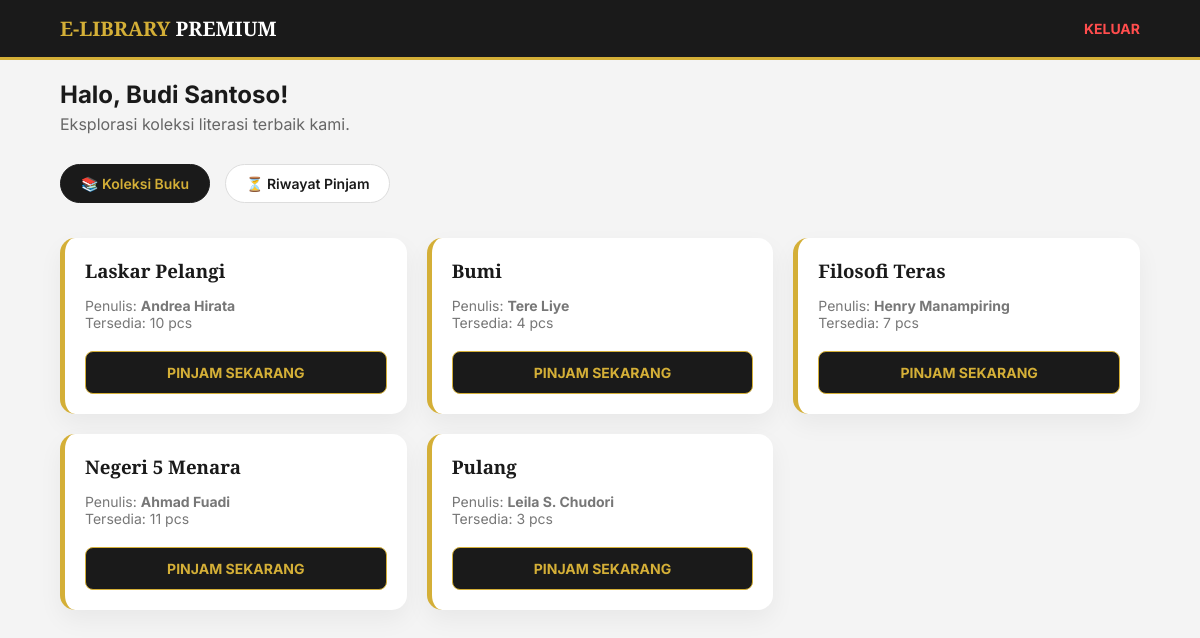
Screenshot of /dashboard_user.php (signed in) with the database file from the repository.
### tables this page shows
CREATE TABLE `buku` (
  `id_buku` int(11) NOT NULL,
  `judul` varchar(255) NOT NULL,
  `penulis` varchar(100) DEFAULT NULL,
  `penerbit` varchar(100) DEFAULT NULL,
  `stok` int(11) DEFAULT 0
);

### dashboard_user.php (the view, shortened to what this page needs)
<?php
include 'db/koneksi.php';
?>
<!DOCTYPE html>
<html lang="id">
<head>
</head>
<body>
    <div class="navbar">
        <h1>E-LIBRARY <span style="color:white;">PREMIUM</span></h1>
        <a href="logout.php" style="color: #ff4d4d; text-decoration: none; font-size: 14px; font-weight: bold;">KELUAR</a>
    </div>
    <div class="container">
        <div class="welcome-section">
            <h2>Halo, <?= $_SESSION['nama']; ?>!</h2>
            <p>Eksplorasi koleksi literasi terbaik kami.</p>
        </div>
        <div class="nav-menu">
            <a href="dashboard_user.php" class="nav-link active">📚 Koleksi Buku</a>
            <a href="riwayat_pinjam.php" class="nav-link">⏳ Riwayat Pinjam</a>
        </div>
        <div class="book-grid">
            <?php
            $res = mysqli_query($conn, "SELECT * FROM buku WHERE stok > 0");
            while($row = mysqli_fetch_assoc($res)) { ?>
            <div class="book-card">
                <h3><?= $row['judul']; ?></h3>
                <p>Penulis: <strong><?= $row['penulis']; ?></strong><br>
                Tersedia: <?= $row['stok']; ?> pcs</p>
                <a href="dashboard_user.php?pinjam=<?= $row['id_buku']; ?>" class="btn-gold">PINJAM SEKARANG</a>
            </div>
            <?php } ?>
        </div>
    </div>
</body>
</html>

### dashboard_user.php (style rules this page uses)
:root { --gold: #D4AF37; --gold-dark: #B8860B; --dark: #1a1a1a; --light: #ffffff; --gray: #f4f4f4; }
body { font-family: 'Inter', sans-serif; margin: 0; background: var(--gray); color: var(--dark); }
.navbar { background: var(--dark); padding: 15px 5%; display: flex; justify-content: space-between; align-items: center; color: var(--gold); position: sticky; top: 0; z-index: 1000; border-bottom: 3px solid var(--gold); }
.navbar h1 { font-family: 'Playfair Display', serif; margin: 0; font-size: 20px; }
.container { padding: 20px 5%; max-width: 1200px; margin: auto; }
.welcome-section { margin-bottom: 30px; }
.welcome-section h2 { margin: 0; color: var(--dark); }
.welcome-section p { color: #666; margin-top: 5px; }
.nav-menu { display: flex; gap: 15px; margin-bottom: 25px; overflow-x: auto; padding-bottom: 10px; }
.nav-link { text-decoration: none; color: var(--dark); background: white; padding: 10px 20px; border-radius: 30px; font-size: 14px; font-weight: 600; border: 1px solid #ddd; transition: 0.3s; white-space: nowrap; }
.nav-link.active { background: var(--dark); color: var(--gold); border-color: var(--dark); }
.book-grid { display: grid; grid-template-columns: repeat(auto-fill, minmax(280px, 1fr)); gap: 20px; }
.book-card { background: white; border-radius: 15px; padding: 20px; box-shadow: 0 10px 25px rgba(0,0,0,0.05); border-left: 5px solid var(--gold); transition: transform 0.3s; }
.book-card h3 { margin: 0 0 10px 0; font-family: 'Playfair Display', serif; }
.book-card p { color: #777; font-size: 14px; margin-bottom: 20px; }
.btn-gold { display: block; text-align: center; background: var(--dark); color: var(--gold); padding: 12px; border-radius: 8px; text-decoration: none; font-weight: bold; font-size: 14px; border: 1px solid var(--gold); transition: 0.3s; }

### rows the page displays
buku: judul "Laskar Pelangi", penulis "Andrea Hirata", stok "10"
buku: judul "Bumi", penulis "Tere Liye", stok "4"
buku: judul "Filosofi Teras", penulis "Henry Manampiring", stok "7"
buku: judul "Negeri 5 Menara", penulis "Ahmad Fuadi", stok "11"
buku: judul "Pulang", penulis "Leila S. Chudori", stok "3"

### other values shown
$_SESSION['nama'] "Budi Santoso"
